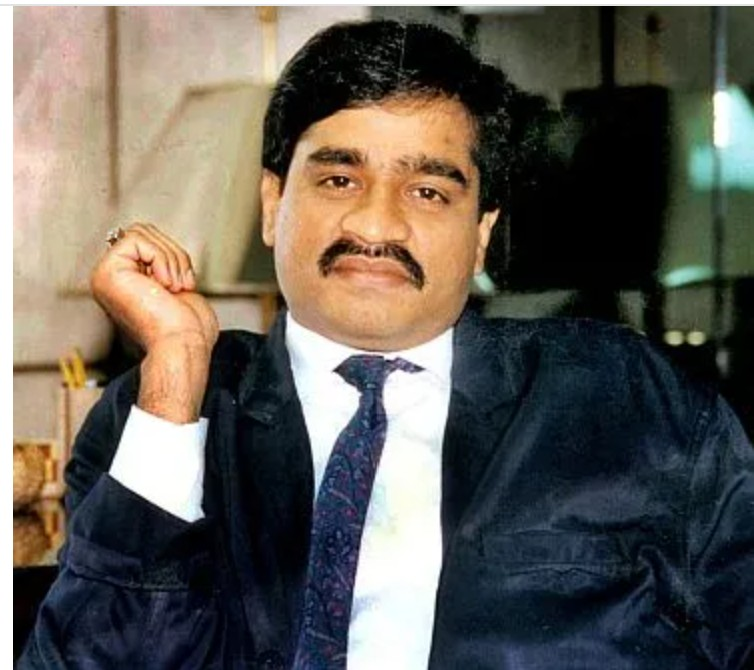
#> input picture Criminal_identification_using_face_recognition/Datasets/Dawood_ibrahim.jpg, 754 x 670 px, given in place of the camera
$ jupyter execute Untitled.ipynb
#> lines starting #> are read from the running program, lines starting #| are printed output that depends on the picture
[cell 1]
# Importing Modules
import cv2
import numpy as np
import os
from tqdm import tqdm

def Crete_Folder_Images(name, directory, tn):
    # Creating directory in the file
    if not os.path.exists(directory):
        os.makedirs(directory)
    else:
        print('DIRECTORY with name %s EXIST'%name)
    # Opening vedio mode with frontal face detector
    faceDetect=cv2.CascadeClassifier(cv2.data.haarcascades + "haarcascade_frontalface_default.xml") #cv2.CascadeClassifier('haarcascade_frontalface_default.xml');
    cam=cv2.VideoCapture(0)
    size =(100, 100)
    for i in tqdm(range(1, 1+ tn)):
        ret,img=cam.read()
        gray=cv2.cvtColor(img,cv2.COLOR_BGR2GRAY)  #for GRAY SCALE IMAGES
        faces=faceDetect.detectMultiScale(gray,1.3,5)
        # faces=faceDetect.detectMultiScale(img,1.3,5)    # FOR COLOR IMAGES
        for(x,y,w,h) in faces:
            res = cv2.resize(gray[y:y+h,x:x+w], size, interpolation = cv2.INTER_AREA)
            cv2.imwrite('Datasets/'+'.jpg', res)  #for GRAY SCALE IMAGES

            # cv2.imwrite(directory+'/'+str(name)+'-'+str(sn)+'.jpg'
            #             ,img[y:y+h,x:x+w])  # FOR COLOR IMAGES
            cv2.rectangle(img,(x,y),(x+w,y+h),(0,0,255),2)
            cv2.waitKey(200)
        cv2.imshow('DAtaset Creator',img)
        cv2.waitKey(1)
    cam.release()
    cv2.destroyAllWindows()
    print('TASK COMPLETED')

# Taking inputs

name=input('\nEnter your name: ')
#> the answer given: Datasets/Dawood_ibrahim.jpg

directory='Datasets/'
tn= int(input('Enter no.of images to be taken: '))
#> the answer given: 3
Crete_Folder_Images(name, directory, tn)
#> the loop in Crete_Folder_Images, `for i in tqdm(range(1, 1+ tn)):` made 3 passes
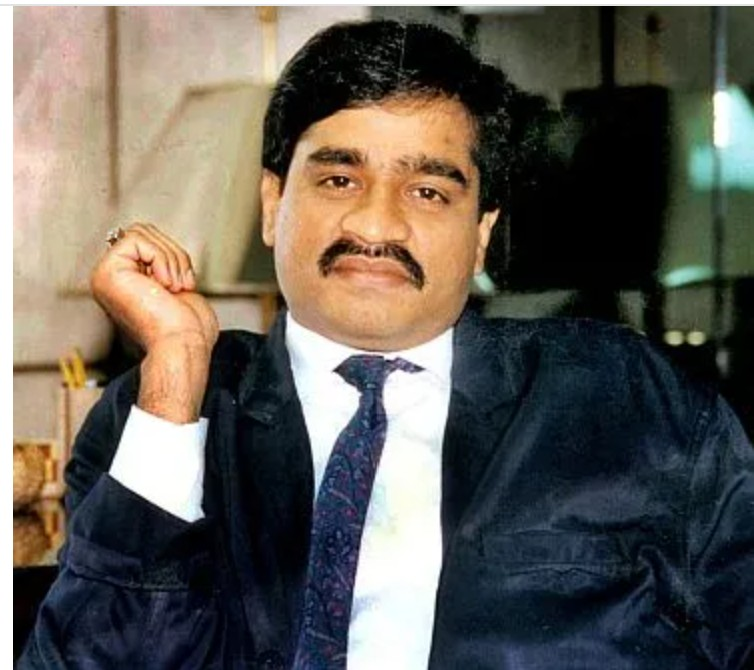
#> input picture Criminal_identification_using_face_recognition/Datasets/Dawood_ibrahim.jpg, 754 x 670 px, given in place of the camera
#> pass 1, in Crete_Folder_Images, `gray=cv2.cvtColor(img,cv2.COLOR_BGR2GRAY)`:
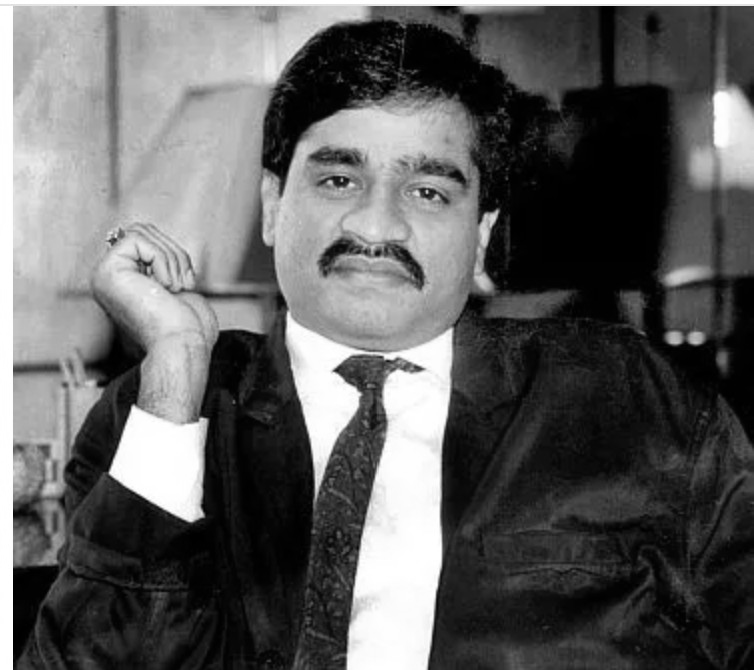
#> gray: shape (670, 754); min 0, max 255, mean 95.3
#> pass 1, in Crete_Folder_Images, `cv2.imwrite('Datasets/'+'.jpg', res)`:
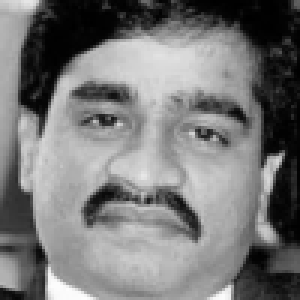
#> saved as .jpg: shape (100, 100) (shown 3 times larger); min 0, max 253, mean 120.2
#> pass 1, in Crete_Folder_Images, `cv2.imshow('DAtaset Creator',img)`:
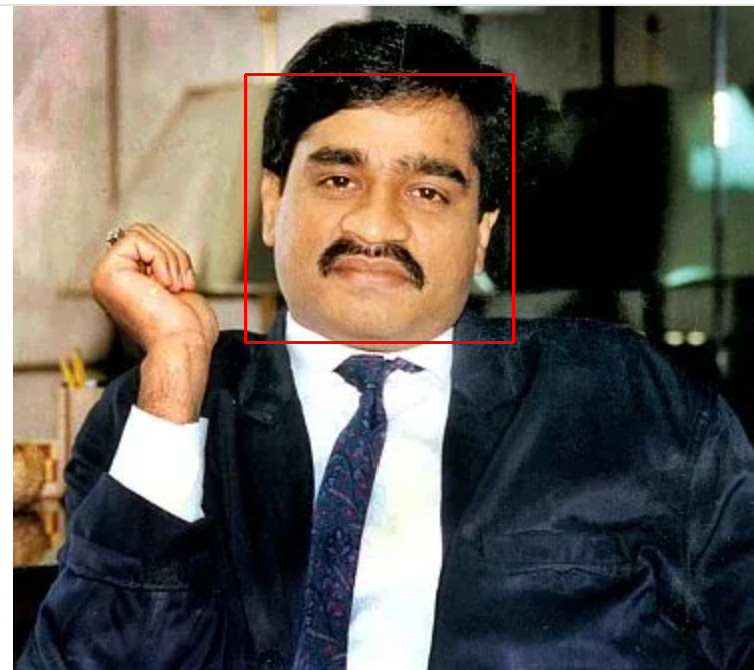
#> window 'DAtaset Creator': shape (670, 754, 3); mean B, G, R 86.3, 94, 100.9

$ run again, on Criminal_identification_using_face_recognition/Datasets/Hafiz_Mohammed_Saeed.jpg
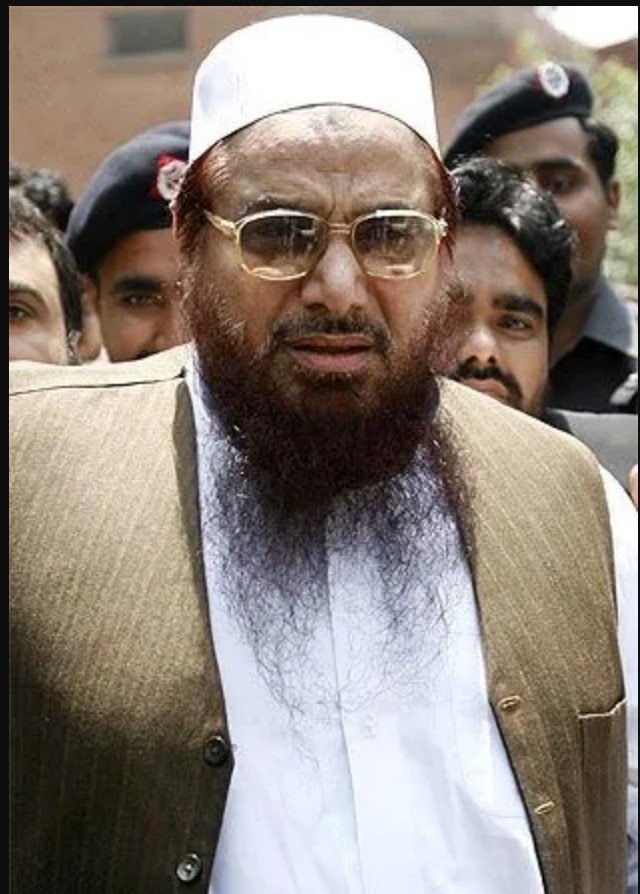
#> input picture Criminal_identification_using_face_recognition/Datasets/Hafiz_Mohammed_Saeed.jpg, 640 x 894 px, given in place of the camera
#> the loop in Crete_Folder_Images, `for i in tqdm(range(1, 1+ tn)):` made 3 passes
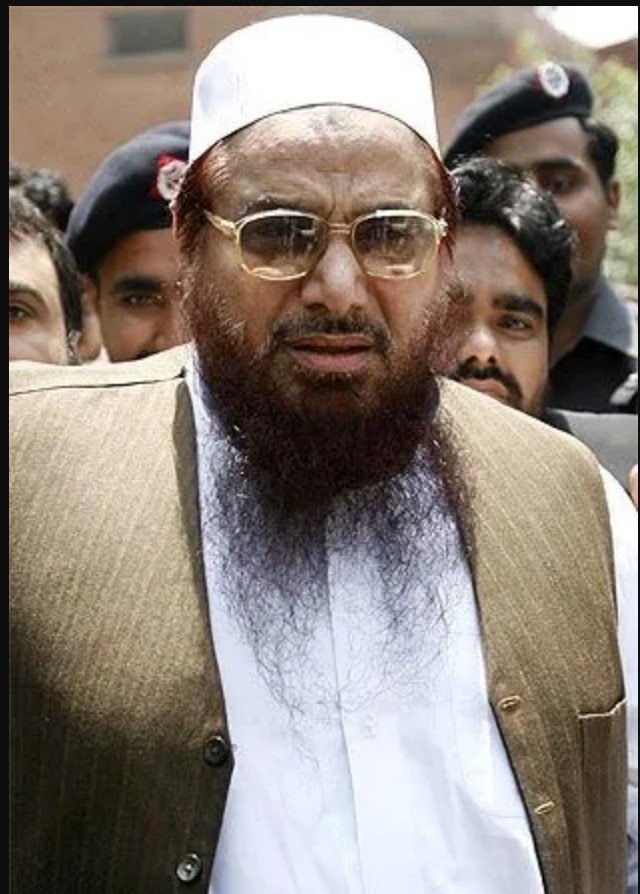
#> input picture Criminal_identification_using_face_recognition/Datasets/Hafiz_Mohammed_Saeed.jpg, 640 x 894 px, given in place of the camera
#> pass 1, in Crete_Folder_Images, `gray=cv2.cvtColor(img,cv2.COLOR_BGR2GRAY)`:
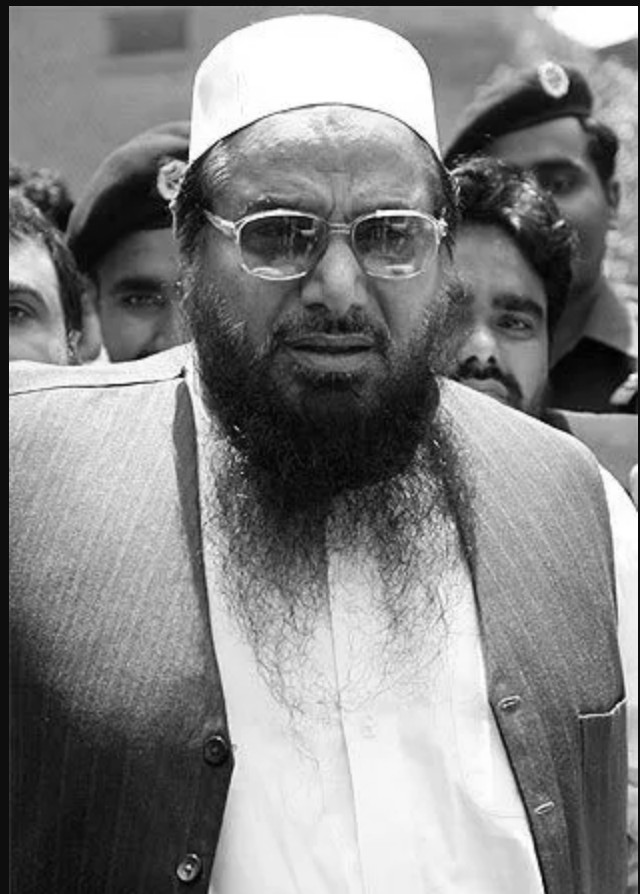
#> gray: shape (894, 640); min 0, max 255, mean 131.3
#> pass 1, in Crete_Folder_Images, `cv2.imshow('DAtaset Creator',img)`:
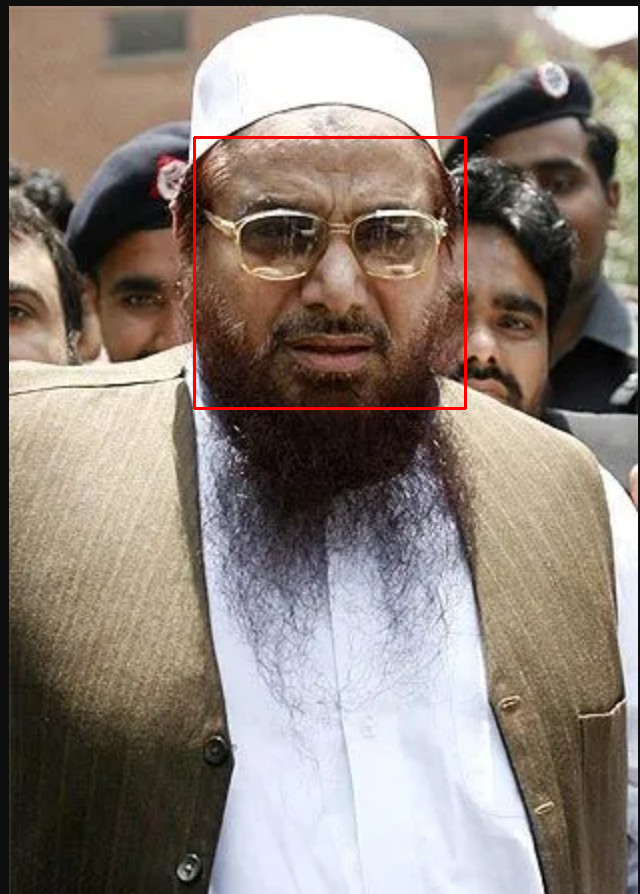
#> window 'DAtaset Creator': shape (894, 640, 3); mean B, G, R 120, 128.5, 140.4
